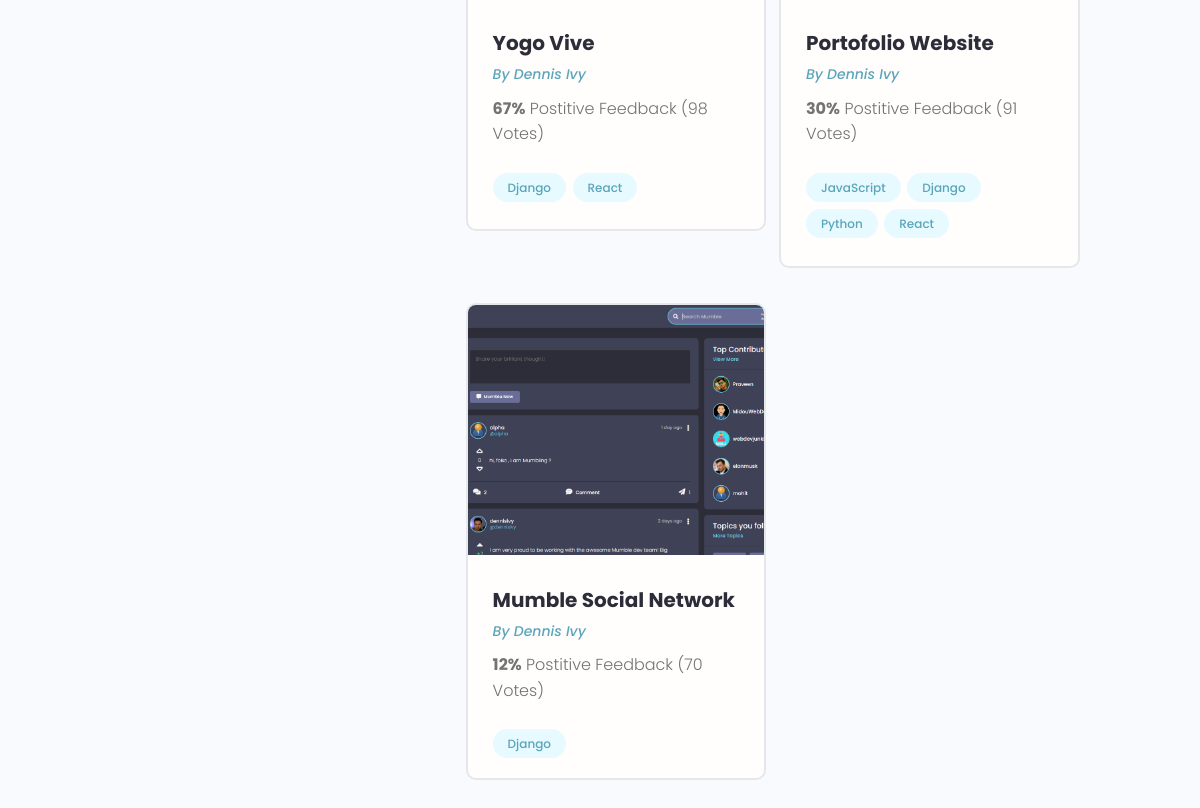
Before: /profile/b8c9e65b-814f-493e-961b-2cc53a5098b9 (lower part) with the older database file.
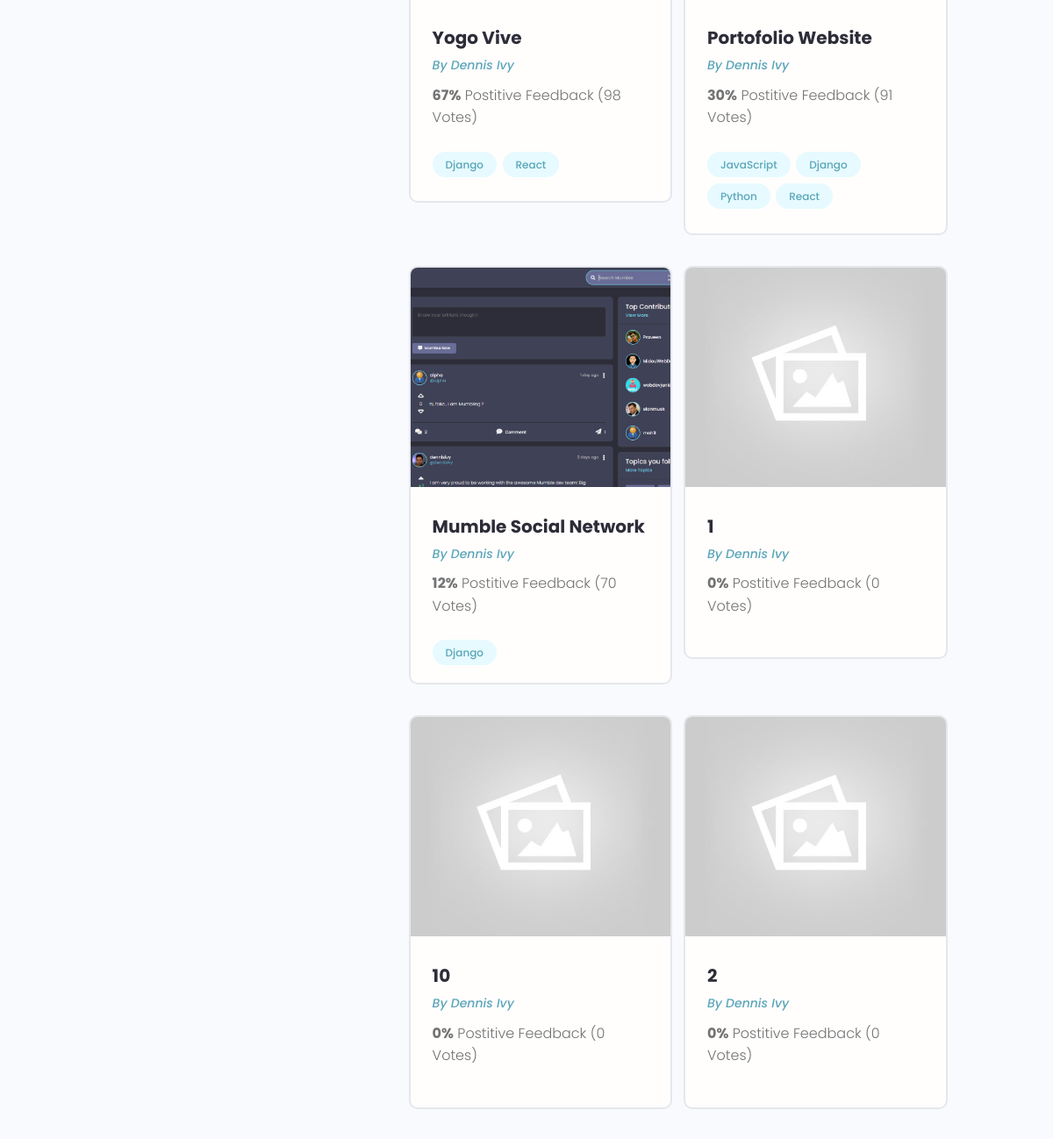
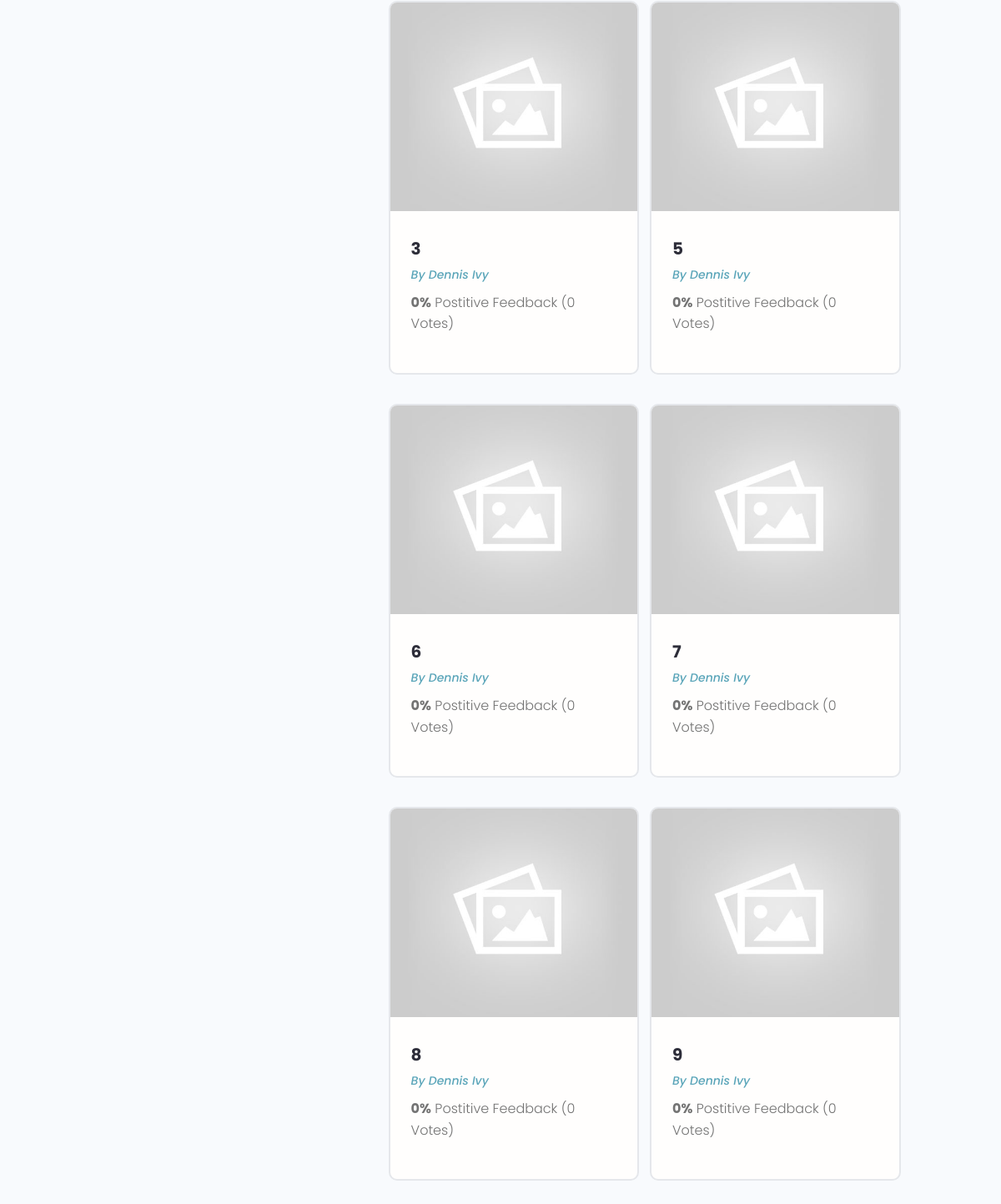
After: the same page with the newer database file (2 pictures, top to bottom).
### projects/models.py (models this page shows, shortened)
class Project(models.Model):
    owner = models.ForeignKey(Profile, null=True, blank=True, on_delete=models.SET_NULL)
    title = models.CharField(max_length=200)
    description = models.TextField(null=True, blank=True)
    featured_image = models.ImageField(null=True, blank=True, default="default.jpg")
    demo_link = models.CharField(max_length=2000, null=True, blank=True)
    source_link = models.CharField(max_length=2000, null=True, blank=True)
    tags = models.ManyToManyField('Tag', blank=True)
    vote_total = models.IntegerField(default=0, null=True, blank=True)
    vote_ratio = models.IntegerField(default=0, null=True, blank=True)
    created = models.DateTimeField(auto_now_add=True)
    id = models.UUIDField(default=uuid.uuid4, unique=True, primary_key=True, editable=False)
    class Meta:
        ordering = ['-vote_ratio', '-vote_total', 'title']

class Tag(models.Model):
    name = models.CharField(max_length=200)
    created = models.DateTimeField(auto_now_add=True)
    id = models.UUIDField(default=uuid.uuid4, unique=True, primary_key=True, editable=False)
    def __str__(self):
        return self.name

### users/models.py (models this page shows, shortened)
class Profile(models.Model):
    user = models.OneToOneField(User, on_delete=models.CASCADE, null=True, blank=True)
    name = models.CharField(max_length=200, blank=True, null=True)
    email = models.EmailField(max_length=500, blank=True, null=True)
    username = models.CharField(max_length=200, blank=True, null=True)
    location = models.CharField(max_length=200, blank=True, null=True)
    short_intro = models.CharField(max_length=200, blank=True, null=True)
    bio = models.TextField(blank=True, null=True)
    profile_image = models.ImageField(blank=True, null=True, upload_to='profiles/', default="profiles/user-default.png")
    social_github = models.CharField(max_length=200, blank=True, null=True)
    social_twitter = models.CharField(max_length=200, blank=True, null=True)
    social_linkedin = models.CharField(max_length=200, blank=True, null=True)
    social_youtube = models.CharField(max_length=200, blank=True, null=True)
    social_website = models.CharField(max_length=200, blank=True, null=True)
    created = models.DateTimeField(auto_now_add=True)
    id = models.UUIDField(default=uuid.uuid4, unique=True, primary_key=True, editable=False)

### users/views.py (the view)
# urls.py: path('profile/<str:pk>', views.profile, name="user-profile"),
def profile(request, pk):
    profile = Profile.objects.get(id=pk)
    topSkills = profile.skill_set.exclude(description__exact="")
    otherSkills = profile.skill_set.filter(description="")
    context = {"profile": profile, "topSkills": topSkills, "otherSkills": otherSkills}
    return render(request,'users/user-profile.html', context)

### users/templates/users/user-profile.html (shortened to what this page needs)
{% extends 'main.html' %}
{% block content %}
<main class="profile my-md">
    <div class="container">
      <div class="layout">
        <div class="column column--1of3">
        </div>
        <div class="column column--2of3">
          <div class="devInfo">
            <div class="grid grid--two">
              {% for project in profile.project_set.all %}
              <div class="column">
                <div class="card project">
                  <a href="{% url 'project' project.id %}" class="project">
                    <img class="project__thumbnail" src="{{project.featured_image.url}}" alt="project thumbnail" />
                    <div class="card__body">
                      <h3 class="project__title">{{project.title}}</h3>
                      <p><a class="project__author" href="{% url 'user-profile' project.owner.id %}">By {{project.owner.name}}</a></p>
                      <p class="project--rating">
                        <span style="font-weight: bold;">{{project.vote_ratio}}%</span> Postitive
                        Feedback ({{project.vote_total}} Vote{{project.vote_total|pluralize:"s"}})
                      </p>
                      <div class="project__tags">
                        {% for tag in project.tags.all %}
                        <span class="tag tag--pill tag--main">
                          <small>{{tag}}</small>
                        </span>
                        {% endfor%}
                      </div>
                    </div>
                  </a>
                </div>
              </div>
              {% endfor %}
            </div>
          </div>
        </div>
      </div>
    </div>
  </main>
{% endblock content %}

### templates/main.html (shortened to what this page needs)
<!DOCTYPE html>
{% load static %}
<html lang="en">
<head>
    <link rel="stylesheet" href="https://cdn.iconmonstr.com/1.3.0/css/iconmonstr-iconic-font.min.css" />
    <link rel="stylesheet" href="{% static 'uikit/styles/uikit.css' %}" />
    <link rel="stylesheet" href="{% static 'styles/app.css' %}" />
</head>
<body>
    {% block content %}
    {% endblock content %}
</body>
</html>

### templates/navbar.html (shortened to what this page needs)
{% load static %}

### static/styles/app.css (style rules this page uses)
:root { --color-sub: #2d2d39; }
.card { border: 2px solid var(--color-light); }
img { width: 100%; }
.devInfo { margin-bottom: 3rem; }
.project__author { font-size: 1.4rem; font-style: italic; }
.project--rating { margin-bottom: 1.6em; margin-top: .5em; }
.project__thumbnail { height: 25rem; object-fit: cover; object-position: top center; }
.project__title { font-size: 2rem; font-weight: 700; color: var(--color-sub); }

### static/uikit/styles/modules/_variables.css (style rules this page uses)
:root { --color-main: #5aa5b9; --color-main-light: #e6faff; --color-sub: #3f4156; --color-sub-light: #51546e; --color-sub-lighter: #ededfd; --color-text: #737373; --color-gray: #8b8b8b; --color-light: #e5e7eb; --color-light-gray: #767676; --color-bg: #f8fafd; --color-white: #fffefd; --color-white-light: #f3f3f3; --color-success: #359e64; --color-success-bg: #def8e8; --color-error: #fc4b0b; --color-error-bg: #fff2ee; --font-base: 'Poppins', arial, helvetica, 'Segoe UI', roboto, ubuntu, sans-serif; --font-monospace: 'Fira Code', 'Courier New', courier, monospace; --font-regular: 300; --font-medium: 500; --font-bold: 700; --generic-shadow: 1px 1px 5px #00000010; --generic-transition: all 0.3s ease-in-out; }

### static/uikit/styles/modules/_base.css (style rules this page uses)
* { margin: 0; padding: 0; box-sizing: border-box; text-rendering: optimizeLegibility; color: inherit; font-size: inherit; }
html { font-size: 50%; }
@media only screen and (min-width: 480px) { html { font-size: 56.25%; } }
@media only screen and (min-width: 1200px) { html { font-size: 62.5%; } }
body { line-height: 1.6; font-weight: 400; font-size: 1.5rem; color: var(--color-text); background-color: var(--color-bg); min-height: 100vh; }

### static/uikit/styles/modules/_typography.css (style rules this page uses)
* { font-family: var(--font-base); }
h3 { font-size: 3.2rem; font-weight: var(--font-medium); }
p, span, strong { font-size: 1.6rem; color: var(--color-text); font-weight: var(--font-regular); }
a { padding-bottom: 2px; text-decoration: none; display: inline-block; color: var(--color-main); font-weight: var(--font-medium); }

### static/uikit/styles/modules/_utilities.css (style rules this page uses)
.container { width: 92%; max-width: 165rem; margin: 0 auto; box-sizing: border-box; }
@media screen and (min-width: 1000px) { .container { width: 90%; } }
@media screen and (min-width: 1200px) { .container { width: 80%; } }
.my-md { margin: 3rem auto; }

### static/uikit/styles/modules/_card.css (style rules this page uses)
.card { border-radius: 1rem; background-color: var(--color-white); border: 1.5px solid var(--color-light); width: auto; height: auto; margin-top: 0.5rem; margin-bottom: 0.5rem; overflow: hidden; }
.card__body, .card__header { padding: 2rem 2.5rem; }

### static/uikit/styles/modules/_tag.css (style rules this page uses)
.tag { display: inline-flex; align-items: center; background-color: var(--color-sub); height: -webkit-fit-content; height: -moz-fit-content; height: fit-content; width: -webkit-fit-content; width: -moz-fit-content; width: fit-content; border-radius: 0.5rem; padding: 0.5rem 1.5rem; font-size: 1.2rem; cursor: pointer; }
.tag:not(:last-child) { margin-right: 0.25rem; margin-bottom: 0.75rem; }
.tag > small { color: var(--color-white); }
.tag--pill { border-radius: 5rem; }
.tag--main, .tag--main > small { background: var(--color-main-light); color: var(--color-main); font-weight: 500; }

### static/uikit/styles/modules/_grid.css (style rules this page uses)
.grid { display: flex; flex-wrap: wrap; justify-content: flex-start; align-items: stretch; }
.grid > .column { min-width: 28rem; margin-bottom: 2.5rem; }
.grid--two > .column { flex-basis: 100%; }
@media screen and (min-width: 800px) { .grid--two { margin-right: -2%; } }
@media screen and (min-width: 800px) { .grid--two > .column { margin-right: 2%; } }
@media screen and (min-width: 800px) { .grid--two > .column { flex-basis: 48%; } }

### static/uikit/styles/modules/_layout.css (style rules this page uses)
.layout { display: flex; flex-flow: row wrap; justify-content: space-between; }
.layout > .column { margin-bottom: 3rem; }
.layout > .column.column--1of3 { flex-basis: 30%; }
.layout > .column.column--2of3 { flex-basis: 64%; }

Changed rows visible on the page:
added Project: featured_image (placeholder picture), title "1", owner.name "Dennis Ivy", vote_ratio "0", vote_total "0"
added Project: featured_image (placeholder picture), title "10", owner.name "Dennis Ivy", vote_ratio "0", vote_total "0"
added Project: featured_image (placeholder picture), title "2", owner.name "Dennis Ivy", vote_ratio "0", vote_total "0"
added Project: featured_image (placeholder picture), title "3", owner.name "Dennis Ivy", vote_ratio "0", vote_total "0"
added Project: featured_image (placeholder picture), title "5", owner.name "Dennis Ivy", vote_ratio "0", vote_total "0"
added Project: featured_image (placeholder picture), title "6", owner.name "Dennis Ivy", vote_ratio "0", vote_total "0"
added Project: featured_image (placeholder picture), title "7", owner.name "Dennis Ivy", vote_ratio "0", vote_total "0"
added Project: featured_image (placeholder picture), title "8", owner.name "Dennis Ivy", vote_ratio "0", vote_total "0"
added Project: featured_image (placeholder picture), title "9", owner.name "Dennis Ivy", vote_ratio "0", vote_total "0"
